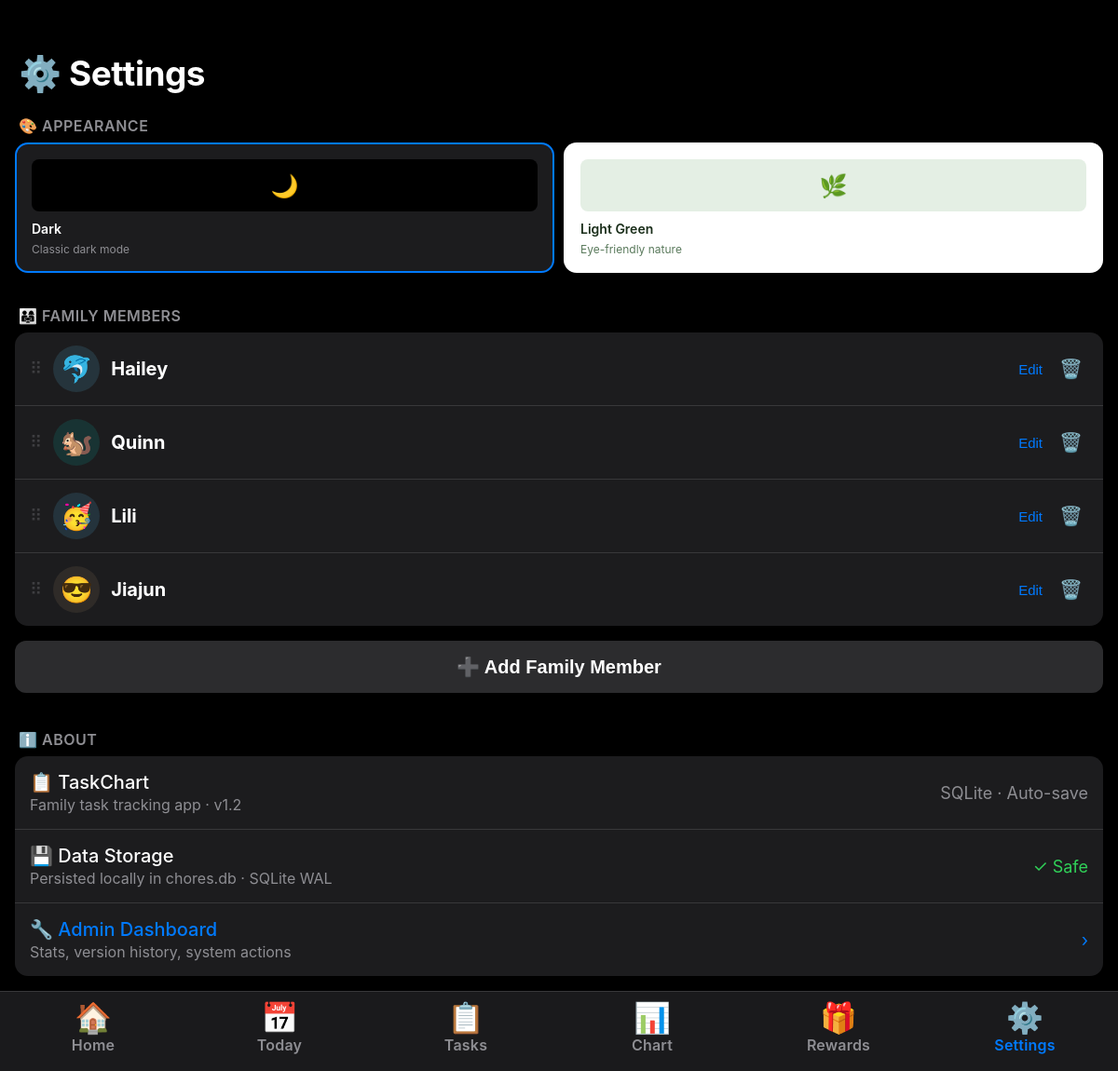
The page /settings on the database its author committed.
### tables this page shows
CREATE TABLE members (
            id INTEGER PRIMARY KEY AUTOINCREMENT,
            name TEXT NOT NULL,
            avatar TEXT DEFAULT '🙂',
            color TEXT DEFAULT '#007AFF',
            sort_order INTEGER DEFAULT 0
        );

### app.py (the view)
@app.route('/settings')
def settings():
    conn = get_db()
    members = [dict(m) for m in conn.execute('SELECT * FROM members ORDER BY sort_order, id')]
    conn.close()
    return render_template('settings.html', members=members)

### app.py (called while the page is built)
def get_db():
    conn = sqlite3.connect(DB_PATH, timeout=10)
    conn.row_factory = sqlite3.Row
    conn.execute("PRAGMA journal_mode=WAL")
    conn.execute("PRAGMA busy_timeout=5000")
    conn.execute("PRAGMA foreign_keys=ON")
    return conn

### templates/settings.html (shortened to what this page needs)
{% extends "base.html" %}
{% set active_tab = "settings" %}
{% block content %}
<div class="page-header">
    <span class="page-title">⚙️ Settings</span>
</div>
<div class="section-label">🎨 Appearance</div>
<div style="margin: 0 16px 20px;">
    <div class="theme-grid">
        <div class="theme-card selected" id="themeDark"
             style="background:#1c1c1e;" onclick="applyTheme('dark')">
            <div class="theme-preview" style="background:#000;">🌙</div>
            <div class="theme-name" style="color:#fff;">Dark</div>
            <div class="theme-desc" style="color:#8e8e93;">Classic dark mode</div>
        </div>
        <div class="theme-card" id="themeGreen"
             style="background:#fff;" onclick="applyTheme('green')">
            <div class="theme-preview" style="background:#e4efe4;">🌿</div>
            <div class="theme-name" style="color:#1a2e1a;">Light Green</div>
            <div class="theme-desc" style="color:#5a7a5c;">Eye-friendly nature</div>
        </div>
    </div>
</div>
<div class="section-label">👨‍👩‍👧 Family Members</div>
{% if members %}
<div class="card">
    {% for m in members %}
    <div class="settings-row" data-member-id="{{ m.id }}">
        <span class="mem-grip">⠿</span>
        <div class="avatar" style="background:{{ m.color }}22;">{{ m.avatar }}</div>
        <div style="flex:1;">
            <div class="list-row-title fw-700">{{ m.name }}</div>
        </div>
        <button class="edit-btn" onclick="openEditMember({{ m.id }},'{{ m.name }}','{{ m.avatar }}','{{ m.color }}')">
            Edit
        </button>
        <button class="delete-btn" onclick="doDeleteMember({{ m.id }},'{{ m.name }}')">🗑️</button>
    </div>
    {% endfor %}
</div>
{% endif %}
<div style="margin:0 0 24px;">
    <button onclick="openAddMember()" class="btn btn-ghost btn-block">
        ➕ Add Family Member
    </button>
</div>
<div class="section-label">ℹ️ About</div>
<div class="card">
    <div class="list-row">
        <div class="list-row-info">
            <div class="list-row-title">📋 TaskChart</div>
            <div class="list-row-sub">Family task tracking app · v1.2</div>
        </div>
        <div class="list-row-right text-secondary">SQLite · Auto-save</div>
    </div>
    <div class="list-row">
        <div class="list-row-info">
            <div class="list-row-title">💾 Data Storage</div>
            <div class="list-row-sub">Persisted locally in chores.db · SQLite WAL</div>
        </div>
        <div class="list-row-right text-green">✓ Safe</div>
    </div>
    <a href="/admin" class="list-row" style="text-decoration:none;color:var(--accent);">
        <div class="list-row-info">
            <div class="list-row-title">🔧 Admin Dashboard</div>
            <div class="list-row-sub">Stats, version history, system actions</div>
        </div>
        <span>›</span>
    </a>
</div>
                {% set colors = ['#007AFF','#FF9F0A','#30D158','#BF5AF2','#FF453A','#64D2FF','#FF6961','#AC8E68','#FF375F','#00C7BE','#5AC8FA','#FF2D55'] %}
{% endblock %}

### templates/base.html (style rules this page uses)
:root, [data-theme="dark"] { --bg: #000; --bg2: #1c1c1e; --bg3: #2c2c2e; --bg4: #3a3a3c; --text: #fff; --text2: rgba(235,235,245,.85); --text3: #8e8e93; --accent: #007AFF; --green: #30d158; --red: #ff453a; --red-bg-hi: rgba(255, 69, 58, 0.25); --red-bg-lo: rgba(255, 69, 58, 0.09); --red-border: rgba(255, 69, 58, 0.27); --yellow: #ffd60a; --border: #38383a; --tab-bg: rgba(28,28,30,.94); --shadow: rgba(0,0,0,.6); --input-bg: #1c1c1e; --check-bg: #30d158; --check-fg: #fff; --check-border: #38383a; }
* { box-sizing: border-box; margin: 0; padding: 0; -webkit-tap-highlight-color: transparent; }
body { background: var(--bg); color: var(--text); font-family: -apple-system, BlinkMacSystemFont, 'SF Pro Display', 'Helvetica Neue', Arial, sans-serif; font-size: 19px; min-height: 100vh; padding-bottom: calc(86px + env(safe-area-inset-bottom)); overflow-x: hidden; transition: background .3s, color .3s; }
.page-header { padding: 56px 20px 8px; display: flex; align-items: flex-end; justify-content: space-between; }
.page-title { font-size: 37px; font-weight: 700; letter-spacing: -.5px; }
.card { background: var(--bg2); border-radius: 14px; margin: 0 16px 16px; overflow: hidden; box-shadow: 0 1px 4px var(--shadow); transition: background .3s; }
.list-row { display: flex; align-items: center; padding: 16px 16px; border-bottom: 1px solid var(--border); gap: 12px; transition: border-color .3s; }
.list-row:last-child { border-bottom: none; }
.list-row-info { flex: 1; min-width: 0; }
.list-row-title { font-size: 20px; font-weight: 500; }
.list-row-sub { font-size: 16px; color: var(--text3); margin-top: 2px; }
.list-row-right { color: var(--text3); font-size: 18px; display: flex; align-items: center; gap: 6px; }
.section-label { font-size: 16px; font-weight: 600; color: var(--text3); text-transform: uppercase; letter-spacing: .5px; padding: 16px 20px 8px; }
.btn { display: inline-flex; align-items: center; justify-content: center; gap: 8px; border: none; border-radius: 12px; font-size: 20px; font-weight: 600; cursor: pointer; padding: 16px 20px; transition: opacity .15s; width: 100%; }
.btn-ghost { background: var(--bg3); color: var(--text); }
.btn-block { display: flex; margin: 0 16px; width: calc(100% - 32px); }
.avatar { width: 50px; height: 50px; border-radius: 50%; display: flex; align-items: center; justify-content: center; font-size: 28px; flex-shrink: 0; }
.text-green { color: var(--green); }
.text-secondary { color: var(--text3); }
.fw-700 { font-weight: 700; }
a { color: inherit; text-decoration: none; }

### templates/settings.html (style rules this page uses)
.settings-row { display: flex; align-items: center; gap: 12px; padding: 14px 16px; border-bottom: 1px solid var(--border); }
.settings-row:last-child { border-bottom: none; }
.mem-grip { font-size: 18px; color: var(--text3); opacity: 0.3; cursor: grab; touch-action: none; user-select: none; line-height: 1; }
.edit-btn { background: none; border: none; color: var(--accent); font-size: 15px; cursor: pointer; }
.delete-btn { background: none; border: none; color: var(--red); font-size: 20px; cursor: pointer; padding: 2px 6px; }
.theme-grid { display: grid; grid-template-columns: 1fr 1fr; gap: 10px; }
.theme-card { border-radius: 14px; padding: 16px; cursor: pointer; border: 2.5px solid transparent; transition: border-color .2s; display: flex; flex-direction: column; gap: 6px; }
.theme-card.selected { border-color: var(--accent); }
.theme-preview { border-radius: 8px; height: 56px; display: flex; align-items: center; justify-content: center; font-size: 24px; margin-bottom: 4px; }
.theme-name { font-size: 14px; font-weight: 600; }
.theme-desc { font-size: 12px; color: var(--text3); }

### rows shown on the page
members: avatar "🐬", name "Hailey"
members: avatar "🐿️", name "Quinn"
members: avatar "🥳", name "Lili"
members: avatar "😎", name "Jiajun"
